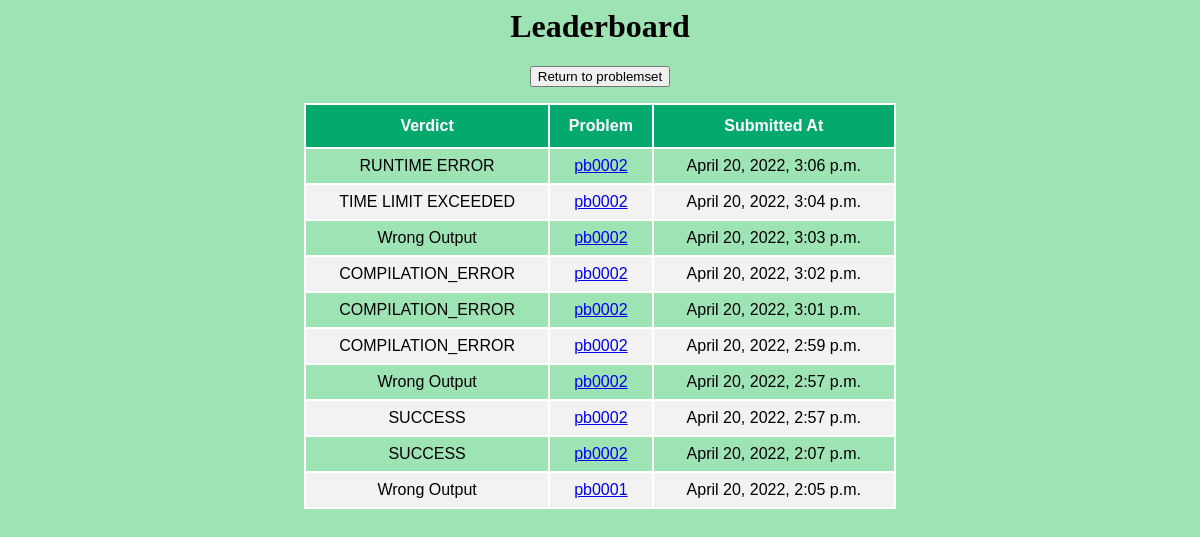
Page /leaderboard/ on the committed database.
### judge/models.py (models this page shows, shortened)
class Solution(models.Model):
    class Verdict(models.TextChoices):
        Success = "SUCCESS"
        COMPILATION_ERROR = "COMPILATION_ERROR"
        Wrong_Output = "Wrong Output"
        Time_Limit_Exceeded = "TIME LIMIT EXCEEDED"
        Runtime_Error = "RUNTIME ERROR"
    problem = models.ForeignKey(Problem, on_delete=models.CASCADE)
    verdict = models.CharField(
        max_length=20,
        choices=Verdict.choices
    )
    submittedAt = models.DateTimeField(auto_now_add=True, blank=True)

class Problem(models.Model):
    class Difficulty(models.TextChoices):
        easy = "EASY"
        medium = "MEDIUM"
        hard = "HARD"
    name = models.CharField(max_length=50)
    statement = models.CharField(max_length=500)
    code = models.CharField(max_length=10)
    difficulty = models.CharField(
        max_length=6,
        choices=Difficulty.choices,
        default=Difficulty.easy
    )

### judge/views.py (the view)
# urls.py: path('leaderboard/', views.leaderboard, name = 'leaderboard')
def leaderboard(request):
    recent_submissions = Solution.objects.all().order_by('-submittedAt')[:10]
    return render(request, 'judge/leaderboard.html', {"result": recent_submissions})

### judge/templates/judge/leaderboard.html (shortened to what this page needs)
<html>
<head>
</head>
<body align='center'>
    <h1>Leaderboard</h1>
    <form>
        <button formaction="/problemset">Return to problemset</button>
    </form>
    <table id="submissions">
        <thead>
            <tr>
                <th>Verdict</th>
                <th>Problem</th>
                <th>Submitted At</th>
            </tr>
        </thead>
        <tbody>
            {% for res in result %}
            <tr>
                <td>{{res.verdict}}</td>
                <td><a href="{% url 'detail' res.problem.id %}">{{res.problem.code}}</a></td>
                <td>{{res.submittedAt}}</td>
            </tr>
            {% endfor %}
        </tbody>
    </table>
</body>
</html>

### judge/templates/judge/leaderboard.html (style rules this page uses)
body { background-color: #9EE3B4; }
#submissions { font-family: Arial, Helvetica, sans-serif; border-collapse: collapse; width: 50%; margin: auto; border: 2px solid white; }
#submissions td, #submissions th { border: 2px solid white; padding: 8px; text-align: center; }
#submissions tr:nth-child(even) { background-color: #f2f2f2; }
#submissions th { padding-top: 12px; padding-bottom: 12px; text-align: center; background-color: #04AA6D; color: white; }

### rows in the picture
Solution: verdict "RUNTIME ERROR", problem.code "pb0002", submittedAt "April 20, 2022, 3:06 p.m."
Solution: verdict "TIME LIMIT EXCEEDED", problem.code "pb0002", submittedAt "April 20, 2022, 3:04 p.m."
Solution: verdict "Wrong Output", problem.code "pb0002", submittedAt "April 20, 2022, 3:03 p.m."
Solution: verdict "COMPILATION_ERROR", problem.code "pb0002", submittedAt "April 20, 2022, 3:02 p.m."
Solution: verdict "COMPILATION_ERROR", problem.code "pb0002", submittedAt "April 20, 2022, 3:01 p.m."
Solution: verdict "COMPILATION_ERROR", problem.code "pb0002", submittedAt "April 20, 2022, 2:59 p.m."
Solution: verdict "Wrong Output", problem.code "pb0002", submittedAt "April 20, 2022, 2:57 p.m."
Solution: verdict "SUCCESS", problem.code "pb0002", submittedAt "April 20, 2022, 2:57 p.m."
Solution: verdict "SUCCESS", problem.code "pb0002", submittedAt "April 20, 2022, 2:07 p.m."
Solution: verdict "Wrong Output", problem.code "pb0001", submittedAt "April 20, 2022, 2:05 p.m."
